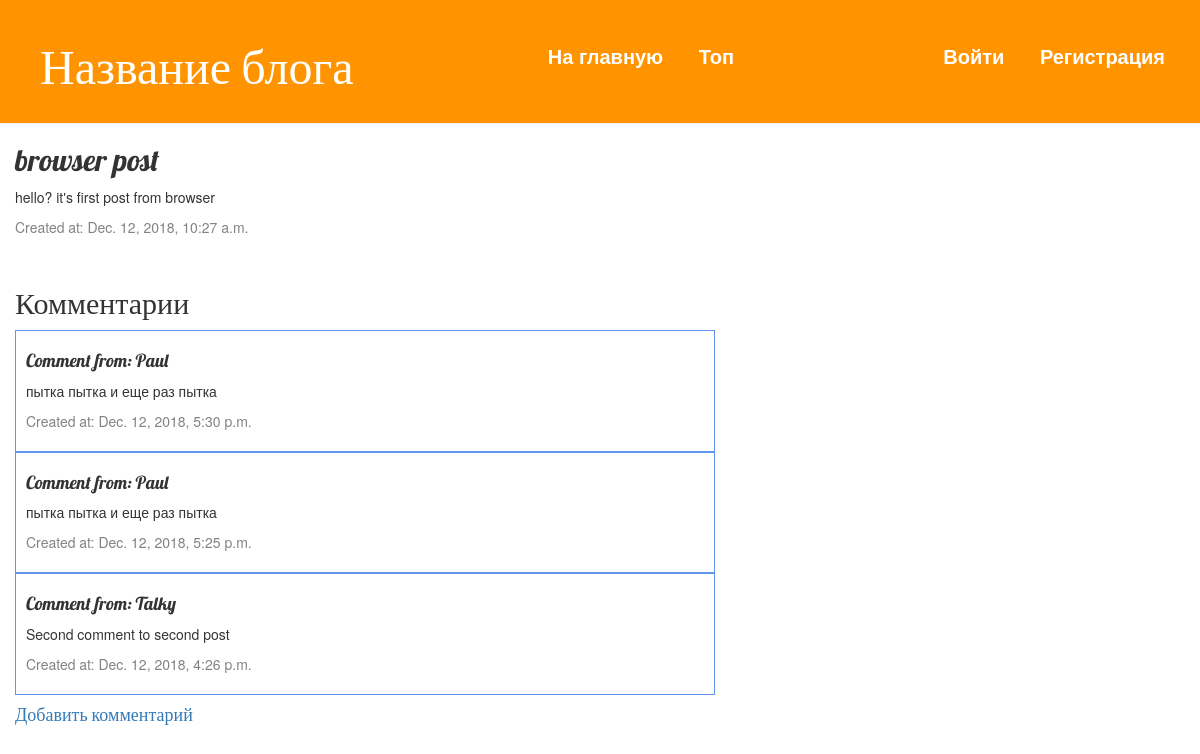
The app's page /post/2/ with its own data.
### blog/models.py (models this page shows, shortened)
class Post(models.Model):
    theme = models.CharField(u'Тема', max_length=255)
    text = models.TextField(u'Текст Поста')
    creation_date = models.DateTimeField(u'Дата создания', auto_now_add=True)
    is_hidden = models.BooleanField(default=False)

class Comment(models.Model):
    post = models.ForeignKey(Post, on_delete=models.PROTECT)
    author = models.CharField(u'Автор', max_length=255)
    text = models.TextField(u'Текст')
    reply_to = models.ForeignKey('blog.Comment', null=True, blank=True, on_delete=models.PROTECT)
    creation_date = models.DateTimeField(u'Дата создания', auto_now_add=True)

### blog/views.py (the view)
# urls.py: path(r'post/<int:pk>/', views.post_detail, name='post_detail'),
def post_detail(request, pk):
    post = get_object_or_404(Post, pk=pk)
    comments = Comment.objects.filter(post=pk)
    comments = comments.order_by('creation_date').reverse()
    return render(request, 'post_detail.html', {'post': post, 'comments': comments})

### blog/templates/post_detail.html (shortened to what this page needs)
{% extends 'base.html' %}
{% block content %}
<div style="margin: 15">
<div class="post">
	<h2>{{ post.theme }}</h2>
	<p>{{ post.text|linebreaksbr }}</p>
	<div class="date">
		<p>Created at: {{ post.creation_date }}</p>
	</div>
</div>
<div>
	<h2>Комментарии</h2>
	{% for comment in comments %}
		<div class="comment">
			<h4> Comment from: {{comment.author}} </h4>
			<p>{{ comment.text }}</p>
			<div class="date">
				<p>Created at: {{ comment.creation_date }}</p>
			</div>
		</div>
	{% empty %}
		<p>No comments here yet :(</p>
	{% endfor %}
</div>
<div>
	<a href="/post/{{ post.pk }}/comment_add/" type="button"><h4>Добавить комментарий</h4></a>
</div>
</div>
{% endblock %}

### blog/static/css/header.css (style rules this page uses)
h1, h2, h3, h4 { font-family: 'Lobster', cursive; }
.date { color: #828282; }
.post { margin-bottom: 50px; }
.comment { padding: 10px; width: 700px; border: 1px solid cornflowerblue; }

### records on screen
Post: theme "browser post", text "hello? it's first post from browser", creation_date "Dec. 12, 2018, 10:27 a.m."
Comment: author "Paul", text "пытка пытка и еще раз пытка", creation_date "Dec. 12, 2018, 5:30 p.m."
Comment: author "Paul", text "пытка пытка и еще раз пытка", creation_date "Dec. 12, 2018, 5:25 p.m."
Comment: author "Talky", text "Second comment to second post", creation_date "Dec. 12, 2018, 4:26 p.m."
